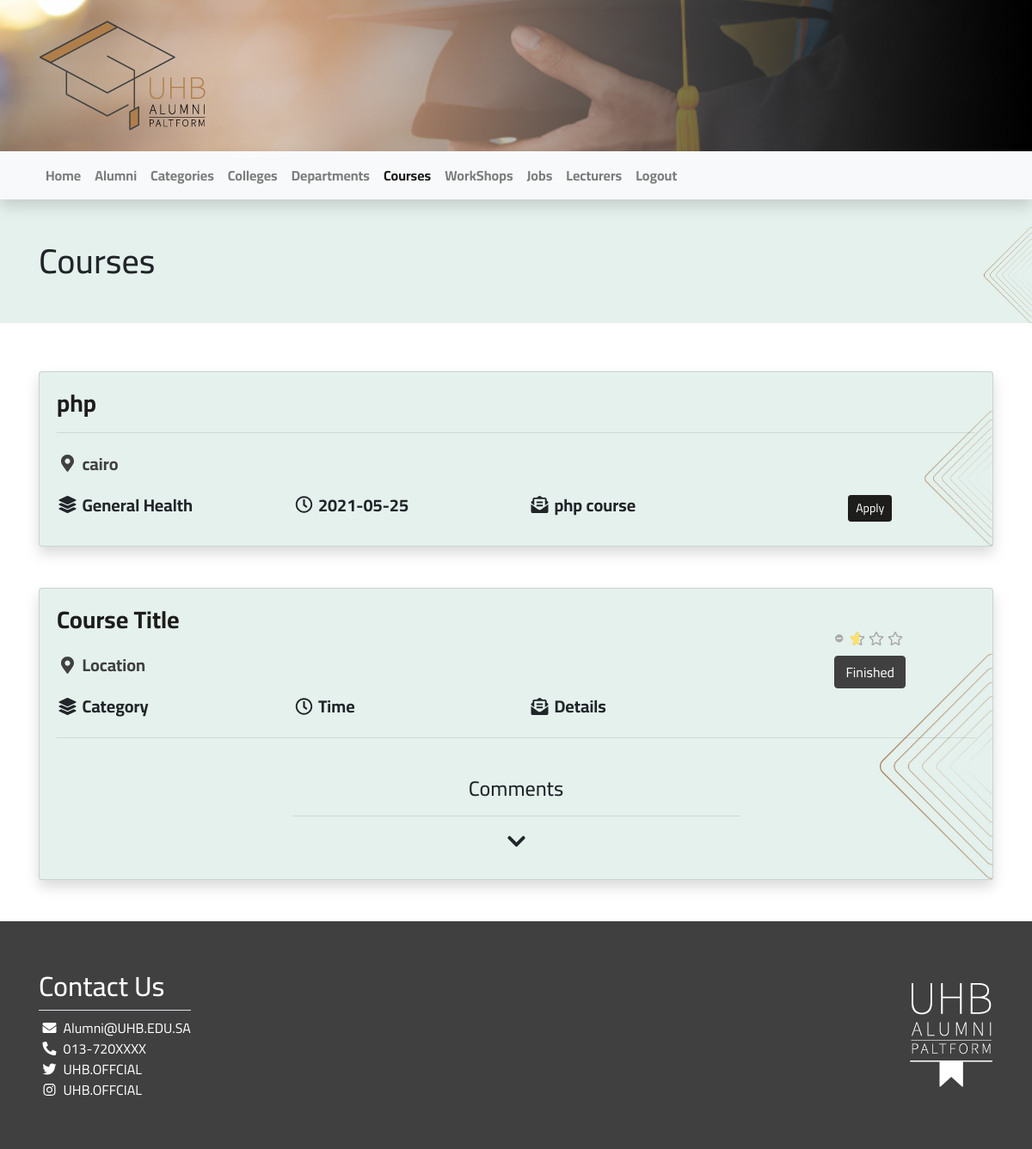
The app's page /Code/views/courses/show.php (signed in), older data.
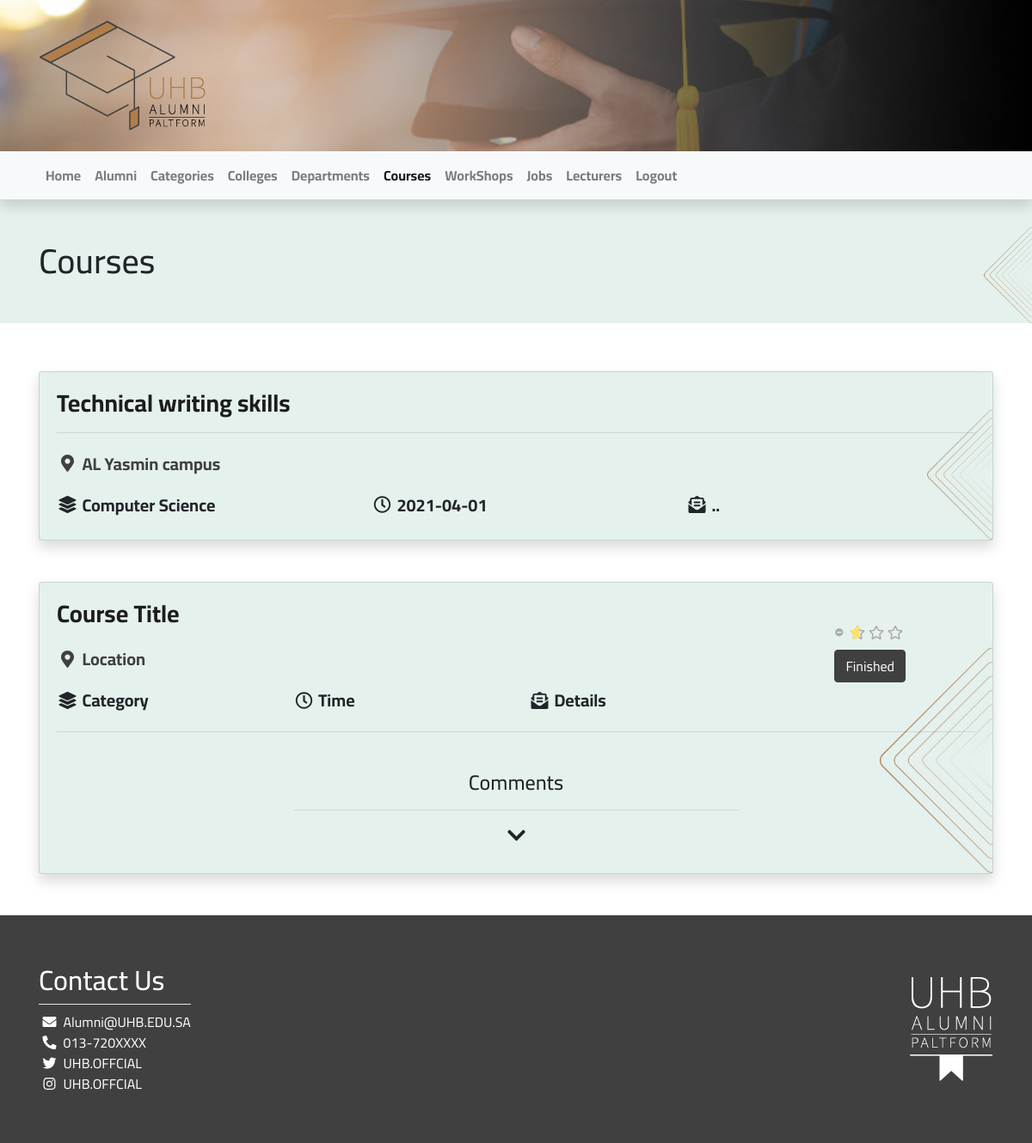
The same page, newer data.
### tables this page shows
CREATE TABLE `courses` (
  `id` int(11) NOT NULL,
  `crs_name` varchar(255) NOT NULL,
  `location` varchar(255) NOT NULL,
  `details` text NOT NULL,
  `start_date` datetime NOT NULL,
  `end_date` datetime NOT NULL,
  `deadline` date NOT NULL,
  `lecturer_id` int(11) NOT NULL,
  `category_id` int(11) NOT NULL
);

CREATE TABLE `categories` (
  `id` int(11) NOT NULL,
  `catg_name` varchar(255) NOT NULL
);

### Code/views/courses/show.php (the view, shortened to what this page needs)
<?php
require_once "../../init/init.php";
$stmt = $con->prepare("SELECT
								courses.*, categories.catg_name AS category, lecturers.lec_name AS lecturer
       						FROM
       						     courses
       						INNER JOIN categories
       						ON categories.id = courses.category_id
       						INNER JOIN lecturers
       						ON lecturers.id = courses.lecturer_id");
$stmt->execute();
$courses = $stmt->fetchAll();
?>
	<div class="" style="background-image:url('<?= asset("Images/bg/empty.jpg") ?>') ;
			background-repeat: no-repeat;
			background-size: contain;
			background-position: right;
			background-color: #e5f1ed;">
		<div class="container h1 py-5">Courses</div>
	</div>
	<div class="container  py-5">
		<?php foreach ($courses as $course): ?>
			<div class="card shadow" style="background-image:url('<?= asset("Images/bg/empty.jpg") ?>') ;
					background-repeat: no-repeat;
					background-size: contain;
					background-position: right;
					background-color: #e5f1ed;">
				<div class="card-body font-weight-bold">
					<h4 class="card-title font-weight-bold h3 text-dark text-left"><?= $course['crs_name'] ?></h4>
					<hr/>
					<p class="card-text text-decoration-none text-secondary  h5  font-weight-bold my-4">
						<i class="icon fas fa-map-marker-alt "></i> <?= $course['location'] ?>
					</p>
					<div class="row card-text">
						<div class="col h5  font-weight-bold no-text-wrap">
							<i class="icon fas fa-layer-group "></i> <?= $course['category'] ?>
						</div>
						<div class="col h5  font-weight-bold no-text-wrap">
							<i class="icon far fa-clock "></i> <?= $course['deadline'] ?>
						</div>
						<div class="col h5  font-weight-bold no-text-wrap">
							<i class="icon fas fa-envelope-open-text "></i> <?= $course['details'] ?>
						</div>
						<?php if ($course['deadline'] > date("Y-m-d") ): ?>
						<div class="col h5  font-weight-bold no-text-wrap  text-center">
							<a href="#" class="btn btn-sm btn-dark" type="submit">Apply</a>
						</div>
						<?php endif; ?>
					</div>
				</div>
			</div>
			<br/>
			<br/>
		<?php endforeach; ?>
		<div class="card shadow" style="background-image:url('<?= asset("Images/bg/empty.jpg") ?>') ;
				background-repeat: no-repeat;
				background-size: contain;
				background-position: right;
				background-color: #e5f1ed;">
			<div class="card-body font-weight-bold">
				<div class="row card-text">
					<div class="col-md-9 ">
						<h4 class="card-title font-weight-bold h3 text-dark text-left">Course Title</h4>
						<p class="card-text text-decoration-none text-secondary  h5  font-weight-bold my-4">
							<i class="icon fas fa-map-marker-alt "></i> Location
						</p>
						<div class="row card-text">
							<div class="col h5  font-weight-bold no-text-wrap">
								<i class="icon fas fa-layer-group "></i> Category
							</div>
							<div class="col h5  font-weight-bold no-text-wrap">
								<i class="icon far fa-clock "></i> Time
							</div>
							<div class="col h5  font-weight-bold no-text-wrap">
								<i class="icon fas fa-envelope-open-text "></i> Details
							</div>
						</div>
					</div>
					<div class="col-md-3 text-center pt-4">
						<button class="btn  btn-secondary mt-2" type="submit">Finished</button>
					</div>
				</div>
				<hr/>
				<div class="col-12 ">
					<h4 class="text-center">
						<br/>
						Comments
						<hr class="w-50"/>
					</h4>
					<div class="SeeMore">
					</div>
				</div>
			</div>
		</div>
	</div>
<?php require_once "../includes/footer.php"; ?>

Row changes from the older to the newer data that the page shows:
removed courses: crs_name "php", location "cairo", category.catg_name "General Health", deadline "2021-05-25", details "php course", shows "Apply"
added courses: crs_name "Technical writing skills", location "AL Yasmin campus", category.catg_name "Computer Science", deadline "2021-04-01", details ".."
